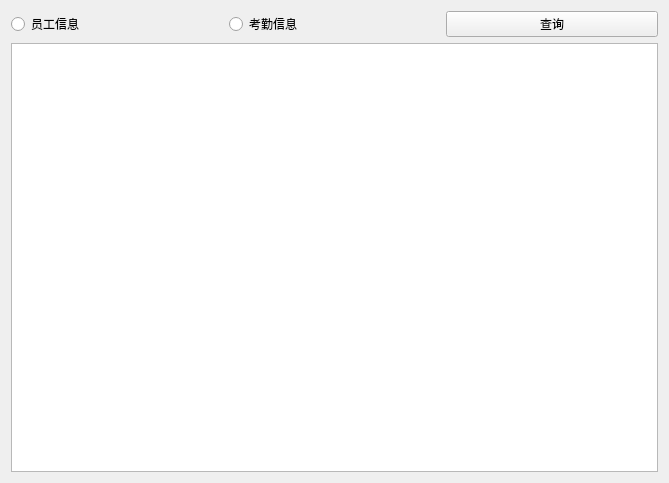
<?xml version="1.0" encoding="UTF-8"?>
<ui version="4.0">
 <class>SelectWin</class>
 <widget class="QWidget" name="SelectWin">
  <property name="geometry">
   <rect>
    <x>0</x>
    <y>0</y>
    <width>669</width>
    <height>483</height>
   </rect>
  </property>
  <property name="windowTitle">
   <string>Form</string>
  </property>
  <layout class="QVBoxLayout" name="verticalLayout">
   <item>
    <layout class="QHBoxLayout" name="horizontalLayout">
     <item>
      <widget class="QRadioButton" name="userRb">
       <property name="text">
        <string>员工信息</string>
       </property>
      </widget>
     </item>
     <item>
      <widget class="QRadioButton" name="timeRb">
       <property name="text">
        <string>考勤信息</string>
       </property>
      </widget>
     </item>
     <item>
      <widget class="QPushButton" name="selectBt">
       <property name="text">
        <string>查询</string>
       </property>
      </widget>
     </item>
    </layout>
   </item>
   <item>
    <widget class="QTableView" name="tableView"/>
   </item>
  </layout>
 </widget>
 <resources/>
 <connections/>
</ui>
